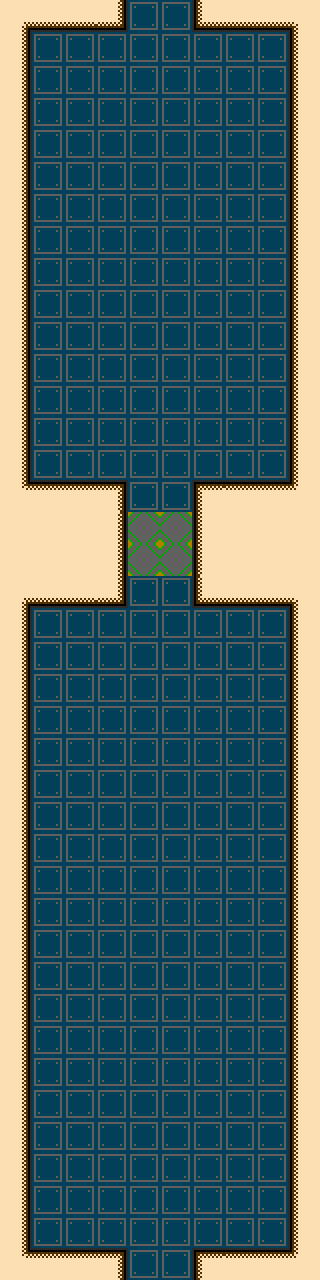

The image is a tile-based game level rendered from a .tmx file. Its description and source (layers, tilesets, objects; grid data summarised) follow:
An orthogonal 10x40 tile map with 32x32 px tiles, 2 tile layers (Background, Collision) and 2 objects (2x spawn).

<map version="1.0" orientation="orthogonal" width="10" height="40" tilewidth="32" tileheight="32">
 <tileset firstgid="1" name="tileset" tilewidth="32" tileheight="32">
  <image source="tileset.png" width="512" height="512" />
 </tileset>
 <layer name="Background" width="10" height="40">
  <data>[400 cells, 400 non-empty, 2 distinct tile ids]</data>
 </layer>
 <objectgroup name="Objects" width="10" height="40">
  <object type="spawn" x="224" y="416" width="32" height="32" />
  <object type="spawn" x="64" y="416" width="32" height="32" />
 </objectgroup>
 <layer name="Collision" width="10" height="40">
  <data>[400 cells, 116 non-empty, 13 distinct tile ids]</data>
 </layer>
</map>
